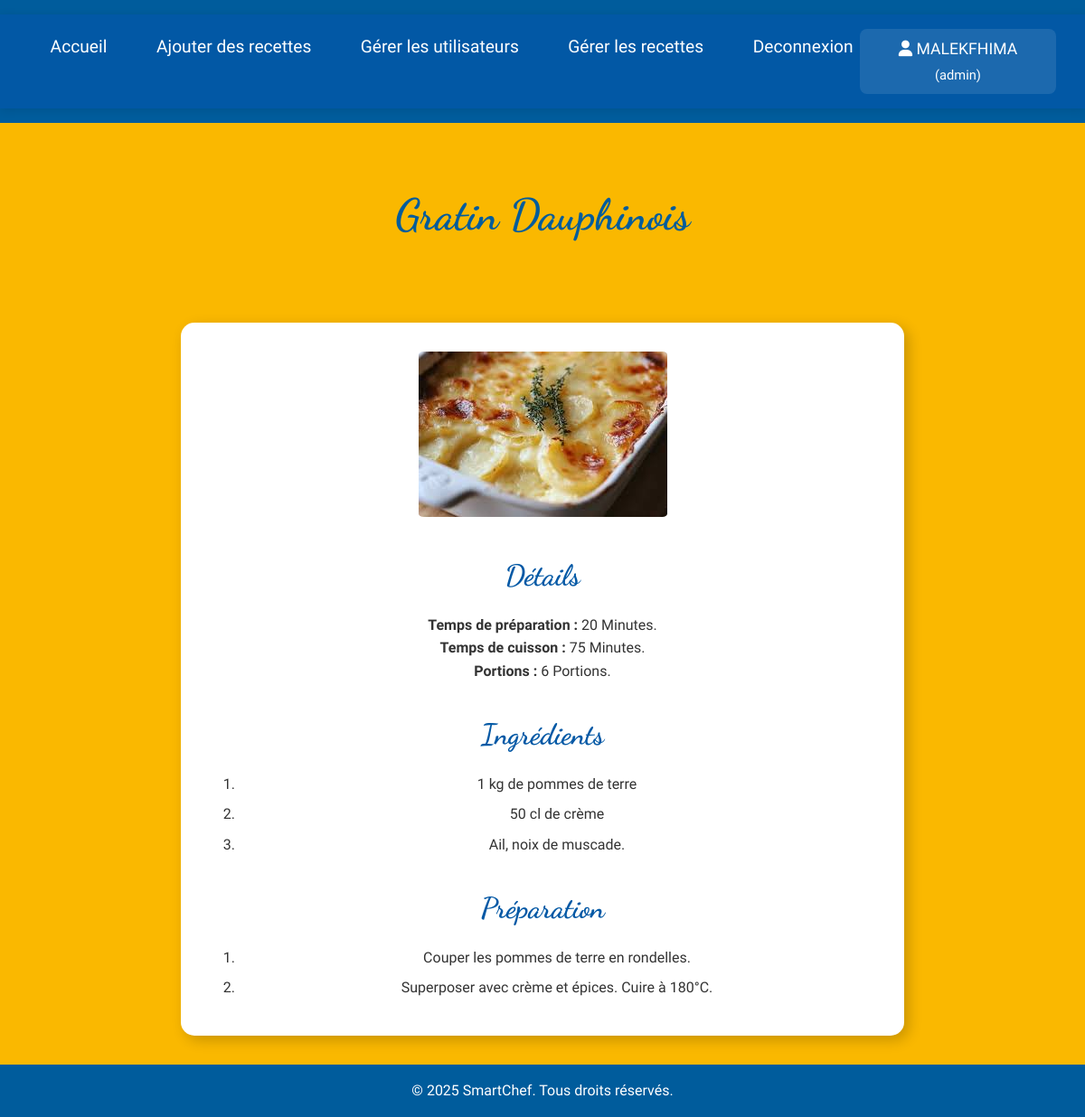
Screenshot of /advanced.php?id=8 (signed in) with the database file from the repository.
### tables this page shows
CREATE TABLE `recetts` (
  `id` int(11) NOT NULL,
  `name` varchar(255) NOT NULL,
  `ingredients` text NOT NULL,
  `preparation` text NOT NULL,
  `preparation_time` int(11) NOT NULL,
  `cooking_time` int(11) NOT NULL,
  `servings` int(11) NOT NULL,
  `image_path` varchar(255) NOT NULL,
  `user_id` int(11) NOT NULL,
  `created_at` timestamp NOT NULL DEFAULT current_timestamp(),
  `cat` varchar(255) NOT NULL,
  `nb` text NOT NULL
);

### advanced.php (the view, shortened to what this page needs)
<?php
include "php/cnx.php";
$recipe_id = mysqli_real_escape_string($cnx, $_GET['id']);
$stmt = mysqli_prepare($cnx, "SELECT * FROM recetts WHERE id = ?");
mysqli_stmt_bind_param($stmt, "i", $recipe_id);
mysqli_stmt_execute($stmt);
$result = mysqli_stmt_get_result($stmt);
$recipe = mysqli_fetch_assoc($result);
$title = htmlspecialchars($recipe['name']);
$image_path = 'php/uploads/' . htmlspecialchars(basename($recipe['image_path']));
$prep_time = htmlspecialchars($recipe['preparation_time']);
$cook_time = htmlspecialchars($recipe['cooking_time']);
$servings = htmlspecialchars($recipe['servings']);
$ingredients = $recipe['ingredients'];
$instructions = $recipe['preparation'];
?>
<!DOCTYPE html>
<html lang="fr">
<head>
    <link rel="stylesheet" href="css/style_f_r.css">
</head>
<body>
    <header>
        <?php
         include "nav.php"; ?>
    </header>
    <section id="home">
        <h1><?= $title ?></h1>
    </section>
    <section id="recipes">
        <div class="recipe-card">
            <div class="recipe-header">
                <img src="<?= $image_path ?>" alt="<?= $title ?>" style="border-radius: 2%;">
            </div>
            <div class="recipe-details">
                <h3>Détails</h3>
                <p><strong>Temps de préparation :</strong> <?= $prep_time ?> Minutes.</p>
                <p><strong>Temps de cuisson :</strong> <?= $cook_time ?> Minutes.</p>
                <p><strong>Portions :</strong> <?= $servings ?> Portions.</p>
            </div>
            <div class="recipe-content">
                <div class="ingredients">
                    <h3>Ingrédients</h3>
                    <ol>
                        <?php
                        $ingredients_list = preg_split('/\r\n|\r|\n/', trim($ingredients));
                        foreach($ingredients_list as $ingredient) {
                            if(!empty(trim($ingredient))) {
                                echo '<li>' . htmlspecialchars(trim($ingredient)) . '</li>';
                            }
                        }
                        ?>
                    </ol>
                </div>
                <div class="preparation">
                    <h3>Préparation</h3>
                    <ol>
                        <?php
                        $steps = preg_split('/\r\n|\r|\n/', trim($instructions));
                        foreach($steps as $step) {
                            if(!empty(trim($step))) {
                                echo '<li>' . htmlspecialchars(trim($step)) . '</li>';
                            }
                        }
                        ?>
                    </ol>
                </div>
            </div>
        </div>
    </section>
    <footer>
        <?php include "footer.php"; ?>
    </footer>
</body>
</html>

### css/style_f_r.css (style rules this page uses)
* { margin: 0; padding: 0; box-sizing: border-box; list-style-type: none; text-decoration: none; }
body { font-family: 'Advent Pro', sans-serif; background-image: linear-gradient(to top, #FAB800 100%, #FAB800 100%); color: #333; line-height: 1.6; }
header { background-color: #0258A5; padding: 1rem 0; text-align: center; }
#home { text-align: center; padding: 2rem; margin: 2rem auto; }
#home h1 { font-family: 'Dancing Script', cursive; font-size: 3.8rem; color: #0258A5; margin-bottom: 1rem; }
#recipes { background-color: #ffffff; padding: 2rem; margin: 2rem auto; max-width: 800px; border-radius: 15px; box-shadow: 5px 5px 15px rgba(0, 0, 0, 0.2); text-align: center; animation: fadeIn 1s ease-in-out; }
#recipes h3 { font-family: 'Dancing Script', cursive; font-size: 2rem; color: #0258A5; margin-top: 2rem; margin-bottom: 1rem; }
footer { background-color: #0258A5; color: #fff; text-align: center; padding: 1rem 0; margin-top: 2rem; }
#home, #signup, #recipes { animation: fadeIn 1s ease-in-out; }

### css/style.css (style rules this page uses)
* { margin: 0; padding: 0; box-sizing: border-box; list-style-type: none; text-decoration: none; }
body { font-family: 'Advent Pro', sans-serif; background-image: linear-gradient(to top, #FAB800 100%, #FAB800 100%); color: #333; line-height: 1.6; }
header { background-color: #005C9C; padding: 1rem 0; text-align: center; }
#home { text-align: center; padding: 2rem; margin: 2rem auto; max-width: 800px; }
#home h1 { font-family: 'Dancing Script', cursive; font-size: 3rem; color: #005C9C; margin-bottom: 1rem; }
footer { background-color: #005C9C; color: #fff; text-align: center; padding: 1rem 0; margin-top: 2rem; }
#home, #signup { animation: fadeIn 1s ease-in-out; }

### advanced.php (style rules this page uses)
.ingredients ol, .preparation ol, .notes ol { padding-left: 2rem; }
.ingredients li, .preparation li, .notes li { margin-bottom: 8px; list-style-type: decimal; }

### rows the page displays
recetts: name "Gratin Dauphinois", image_path+name (picture), preparation_time "20", cooking_time "75", servings "6", ingredients "1 kg de pommes de terre", ingredients "50 cl de crème", ingredients "Ail, noix de muscade.", preparation "Couper les pommes de terre en rondelles.", preparation "Superposer avec crème et épices. Cuire à 180°C."

### other values shown
$_SESSION['nom'] "MALEKFHIMA"
$_SESSION['role'] "admin"
